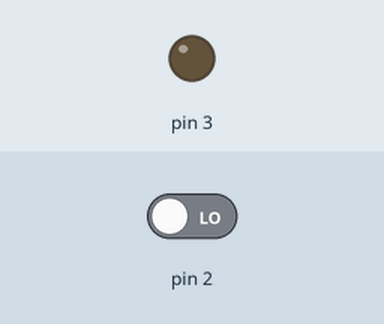
A sketch run on a simulated Arduino Uno, built with avr-gcc and run on an emulated ATmega328P. Parts: output pins drawn as LEDs (lit = HIGH). Inputs (shaded band) come from the test bench; at power-on: pin 2 LOW. What the sketch prints to the serial monitor is not drawn.

Above: at 1.2 s.
1.3 s: pin 2 driven HIGH
At 2.0 s:
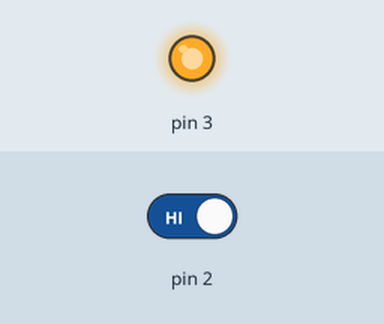
2.8 s: pin 2 driven LOW
At 3.2 s:
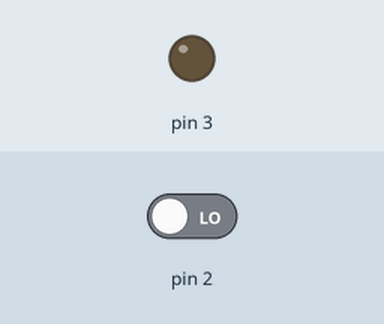
Timing chart, 0 to 5.8 s (numbered marks = the images above; inputs shaded):
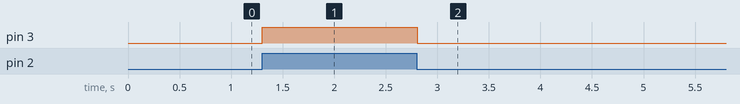

Measured:
- after the input at 1.3 s, pin 3: LOW → HIGH at once
- after the input at 2.8 s, pin 3: HIGH → LOW at once

The sketch:

Wheel_encoders.ino
```cpp
int counter =0;
bool covered;

void setup() {
  // put your setup code here, to run once:
  pinMode(3,OUTPUT);
  pinMode(2,INPUT);
  Serial.begin(9600);
}

void loop() {
  // put your main code here, to run repeatedly:
  Serial.println(counter);
  if(digitalRead(2)==HIGH){
    if(covered==false){
      covered = true;
      counter++;
      }
    digitalWrite(3,HIGH);
    }
    else{
      covered = false;
      digitalWrite(3,LOW);

      }
}
```
